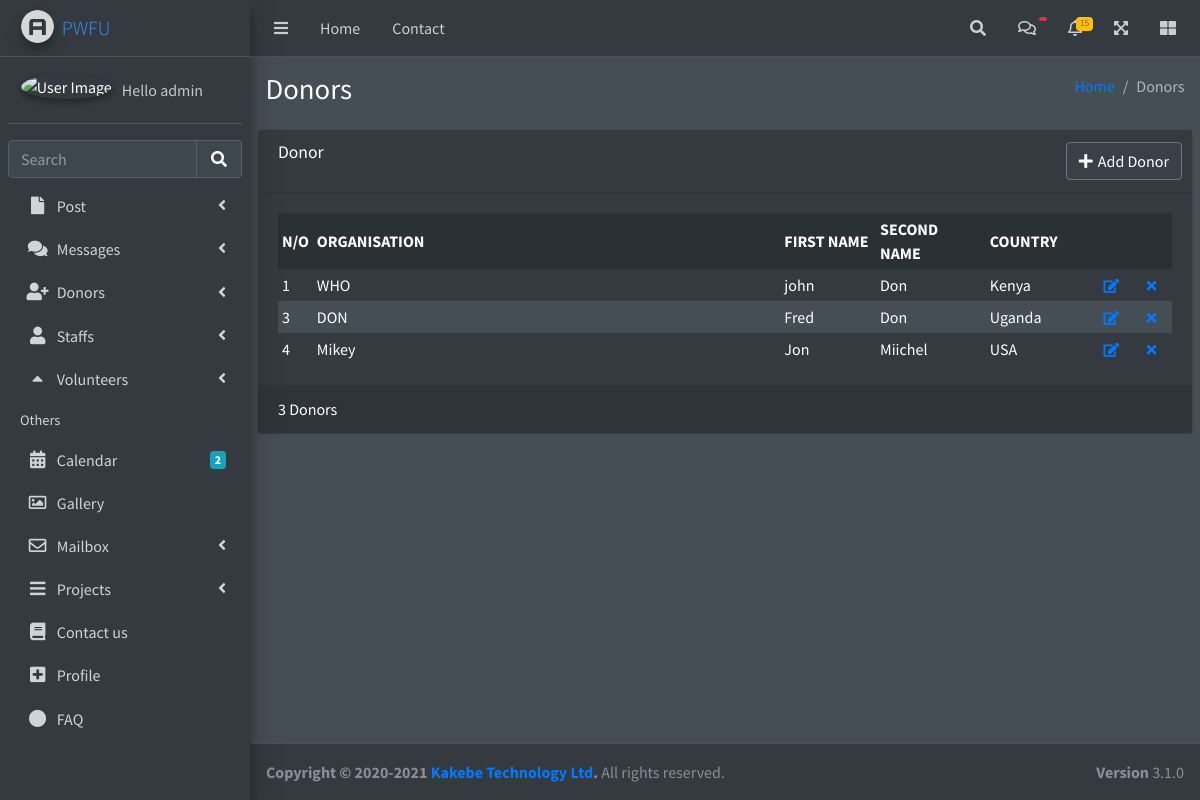
Page /search (signed in) on the committed database.
### purewish/models.py (models this page shows, shortened)
class Donor(models.Model):
    username = models.CharField(max_length=100)
    first_name = models.CharField(max_length=100, blank=True)
    second_name = models.CharField(max_length=100, blank=True)
    email = models.EmailField()
    organisation = models.CharField(max_length=100, blank=True)
    country = models.CharField(max_length=20)
    phone = models.IntegerField()
    image = models.ImageField(default='default.png', upload_to='profile/')
    updated = models.DateTimeField(auto_now=True)
    created = models.DateTimeField(auto_now_add=True)

### purewish/views.py (the view, shortened to what this page needs)
# urls.py: path('search', views.view_donor, name='search-home'),
@login_required(login_url='login')
def view_donor(request):
    page = 'donor_page'
    if request.GET.get('q') != None:
        q = request.GET.get('q')
        donor = Donor.objects.filter(
            Q(username__icontains=q) |
            Q(organisation__icontains=q) |
            Q(country__icontains=q)
        )
    else:
        q = ''
        donor = Donor.objects.filter(
            Q(username__icontains=q) |
            Q(organisation__icontains=q) |
            Q(country__icontains=q)
        )
    donor_count = donor.count()
    form = DonorForm(request.POST)
    context = {'donor': donor, 'donor_count': donor_count,
               'form': form, 'page': page}
    return render(request, 'purewish/view_donors.html', context)

### purewish/forms.py
class DonorForm(forms.ModelForm):
    class Meta:
        model = Donor
        fields = ['username', 'first_name', 'second_name',
                  'email', 'organisation', 'country', 'phone', 'image']

### purewish/templates/purewish/view_donors.html (shortened to what this page needs)
{% extends 'base.html' %}
{% load widget_tweaks %}
{% block content %}
  <div class="content-wrapper">
    <section class="content-header">
      <div class="container-fluid">
        <div class="row mb-2">
          <div class="col-sm-6">
            <h1>Donors</h1>
          </div>
          <div class="col-sm-6">
            <ol class="breadcrumb float-sm-right">
              <li class="breadcrumb-item"><a href="{% url 'home' %}">Home</a></li>
              <li class="breadcrumb-item active">Donors</li>
            </ol>
          </div>
        </div>
      </div>
    </section>
    <section class="content">
      <div >
      <div class="card">
        <div class="card-header">
          <h3 class="card-title">Donor</h3>
          <div class="card-tools">
            <div class="text-center">
              <a href="" class="btn btn-default" data-toggle="modal" data-target="#modalRegisterForm"><i class="nav-icon fas fa-plus" style="margin-right: 5px;"></i>Add Donor</a>
            </div>
          </div>
        </div>
        <div class="card-body">
          <table cellpadding="4" cellspacing="10">
            <thead>
              <tr class="head">
                <th class="borderd" bgcolor="#2b3035" width="20" scope="col">N/O</th>
                <th class="borderr" bgcolor="#2b3035" width="2000" scope="col">ORGANISATION</th>
                <th width="300" bgcolor="#2b3035" scope="col">FIRST NAME</th>
                <th width="300" bgcolor="#2b3035" scope="col">SECOND NAME</th>
                <th width="300" bgcolor="#2b3035" colspan="4" scope="col">COUNTRY</th>
              </tr>
            </thead>
            <tbody>
              {% for d in donor %}
              <tr cellspacing="10">
                <td width="20" scope="col">
                  <div>
                    <a style="color: white;" href="{% url 'update-donor' d.id %}" title="">{{d.id}}</a>
                  </div>
                </td>
                <td width="2000" scope="col">
                  <a style="color: white;" href="{% url 'update-donor' d.id %}" title="">
                    <div class="backgrodx">
                      {{d.organisation}}
                    </div>
                  </a>
                <td width="300" scope="col">
                  <a style="color: white;" href="{% url 'update-donor' d.id %}" title="">
                    <div class="backgrodx">
                      {{d.first_name}}
                    </div>
                  </a>
                </td>
                <td width="300" scope="col">
                  <a style="color: white;" href="{% url 'update-donor' d.id %}" title="">
                    <div class="backgrodx">
                      {{d.second_name}}
                    </div>
                  </a>
                </td>
                <td width="300" scope="col">
                  <a style="color: white;" href="{% url 'update-donor' d.id %}" title="">
                    <div class="backgrodx">
                      {{d.country}}
                    </div>
                  </a>
                </td>
                <td width="50">
                  <div class="backgrody">
                    <button type="button" class="btn btn-tool" title="Remove">
                      <a class="cross" href="{% url 'update-donor' d.id %}" title=""><i class="fas fa-edit"></i></a>
                    </button>
                  </div>
                </td>
                <td width="50">
                  <div class="backgrods">
                    <button type="button" class="btn btn-tool" title="Remove">
                      <a class="cross" href="{% url 'delete-donor' d.id %}" title=""><i class="fas fa-times"></i></a>
                    </button>
                  </div>
                </td>
              </tr>
              {% endfor %}
            </tbody>
          </table>
        </div>
        <div class="card-footer">
          {{donor_count}} Donors
        </div>
      </div>
    </section>
  </div>
{% endblock content %}

### templates/base.html (shortened to what this page needs)
{% load static %}
{% load widget_tweaks %}
{% load postman_tags %}
<!DOCTYPE html>
<html>
<head>
	<link rel="stylesheet" href="{% static 'css/all.min.css' %}">
	<link rel="stylesheet" href="{% static 'css/OverlayScrollbars.min.css' %}">
	<link rel="stylesheet" href="{% static 'css/icheck-bootstrap.min.css' %}">
	<link rel="stylesheet" href="{% static 'css/ekko-lightbox.css' %}">
	<link rel="stylesheet" href="{% static 'css/adminlte.css' %}">
	<link rel="stylesheet" href="{% static 'css/main.css' %}">
	<link rel="stylesheet" href="{% static 'css/post.css' %}">
	<link rel="stylesheet" href="{% static 'css/jquery-ui.css' %}">
</head>
<body class="hold-transition dark-mode sidebar-mini layout-fixed layout-navbar-fixed layout-footer-fixed">
	<div class="wrapper">
		<nav class="main-header navbar navbar-expand navbar-dark">
		    <ul class="navbar-nav">
		      <li class="nav-item">
		        <a class="nav-link" data-widget="pushmenu" href="#" role="button"><i class="fas fa-bars"></i></a>
		      </li>
		      <li class="nav-item d-none d-sm-inline-block">
		        <a href="{% url 'home' %}" class="nav-link">Home</a>
		      </li>
		      <li class="nav-item d-none d-sm-inline-block">
		        <a href="#" class="nav-link">Contact</a>
		      </li>
		    </ul>
		    <ul class="navbar-nav ml-auto">
			    <li class="nav-item">
			        <a class="nav-link" data-widget="navbar-search" href="#" role="button">
			          <i class="fas fa-search"></i>
			        </a>
			    </li>
		      <li class="nav-item dropdown">
		        <a class="nav-link" data-toggle="dropdown" href="#">
		          <i class="far fa-comments"></i>
		          {% postman_unread as unread_count %}
		          {% if unread_count != 0 %}
		          <span class="badge badge-danger navbar-badge">
		          </span>
		          {% endif %}
		        </a>
		      </li>
		      <li class="nav-item dropdown">
		        <a class="nav-link" data-toggle="dropdown" href="#">
		          <i class="far fa-bell"></i>
		          <span class="badge badge-warning navbar-badge">15</span>
		        </a>
		          {% postman_unread as unread_count %}
		      </li>
		      <li class="nav-item">
		        <a class="nav-link" data-widget="fullscreen" href="#" role="button">
		          <i class="fas fa-expand-arrows-alt"></i>
		        </a>
		      </li>
		      <li class="nav-item">
		        <a class="nav-link" data-widget="control-sidebar" data-slide="true" href="#" role="button">
		          <i class="fas fa-th-large"></i>
		        </a>
		      </li>
		    </ul>
		</nav>
		<aside class="main-sidebar sidebar-dark-primary elevation-4 ext-bottom">
		    <a href="index.html" class="brand-link">
		      <img src="{% static 'images/AdminLTELogo.png' %}" alt="AdminLTE Logo" class="brand-image img-circle elevation-3" style="opacity: .8">
		      <span class="brand-text font-weight-light">PWFU</span>
		    </a>
		    <div class="sidebar">
		      {% if request.user.is_authenticated %}
		      <div class="user-panel mt-3 pb-3 mb-3 d-flex">
		        <div class="image">
		          <img src="{{user.profile.image.url}}" class="img-circle elevation-2" alt="User Image">
		        </div>
		        <div class="info">
		          <a href="logout.html" class="d-block">
		          Hello {{user}}
		          </a>
		        </div>
		      </div>
		      {% else %}
		       <div class="user-panel mt-3 pb-3 mb-3 d-flex">
		        <div class="image">
		          <img src="{% static 'images/avatar-svg.png' %}" class="img-circle elevation-2" alt="User Image">
		        </div>
		      </div>
		      {% endif %}
		      <div class="form-inline">
		      	{% if page == 'stuff_page' %}
		      	<form class="form-inline" method="GET" action="">
			        <div class="input-group">
			          <input class="form-control form-control-sidebar" name="q" type="search" placeholder="Search" aria-label="Search">
			          <div class="input-group-append">
			            <button class="btn btn-sidebar" type="submit">
			              <i class="fas fa-search fa-fw"></i>
			            </button>
			          </div>
			        </div>
		        </form>
		        {% elif page == 'donor_page' %}
		        <form class="form-inline" method="GET" action="">
			        <div class="input-group">
			          <input class="form-control form-control-sidebar" name="q" type="search" placeholder="Search" aria-label="Search">
			          <div class="input-group-append">
			            <button class="btn btn-sidebar" type="submit">
			              <i class="fas fa-search fa-fw"></i>
			            </button>
			          </div>
			        </div>
		        </form>
		        {% endif %}
		      </div>
		      <nav class="mt-2">
		        <ul class="nav nav-pills nav-sidebar flex-column" data-widget="treeview" role="menu" data-accordion="false">
		          <li class="nav-item">
		            <a href="#" class="nav-link">
		              <i class="nav-icon fas fa-file"></i>
		              <p>
		                Post
		                <i class="right fas fa-angle-left"></i>
		              </p>
		            </a>
		          </li>
		          <li class="nav-item">
		            <a href="#" class="nav-link">
		              <i class="nav-icon fas fa-comments"></i>
		              <p>
		                Messages
		                <i class="fas fa-angle-left right"></i>
		              </p>
		            </a>
		          </li>
		          <li class="nav-item">
		            <a href="#" class="nav-link">
		              <i class="nav-icon fas fa-user-plus"></i>
		              <p>
		                Donors
		                <i class="fas fa-angle-left right"></i>
		              </p>
		            </a>
		          </li>
		          <li class="nav-item">
		            <a href="#" class="nav-link">
		              <i class="nav-icon fas fa-user"></i>
		              <p>
		                Staffs
		                <i class="fas fa-angle-left right"></i>
		              </p>
		            </a>
		          </li>
		          <li class="nav-item">
		            <a href="#" class="nav-link">
		              <i class="nav-icon fas fa-caret-up"></i>
		              <p>
		                Volunteers
		                <i class="fas fa-angle-left right"></i>
		              </p>
		            </a>
		          </li>
		          <li class="nav-header">Others</li>
		          <li class="nav-item">
		            <a href="{% url 'calendar' %}" class="nav-link">
		              <i class="nav-icon fas fa-calendar-alt"></i>
		              <p>
		                Calendar
		                <span class="badge badge-info right">2</span>
		              </p>
		            </a>
		          </li>
		          <li class="nav-item">
		            <a href="{% url 'gallery' %}" class="nav-link">
		              <i class="nav-icon far fa-image"></i>
		              <p>
		                Gallery
		              </p>
		            </a>
		          </li>
		          <li class="nav-item">
		            <a href="#" class="nav-link">
		              <i class="nav-icon far fa-envelope"></i>
		              <p>
		                Mailbox
		                <i class="fas fa-angle-left right"></i>
		              </p>
		            </a>
		          </li>
		          <li class="nav-item">
		            <a href="#" class="nav-link">
		              <i class="nav-icon fas fa-bars"></i>
		              <p>
		                Projects
		                <i class="fas fa-angle-left right"></i>
		              </p>
		            </a>
		          </li>
		              <li class="nav-item">
		                <a href="pages/examples/contact-us.html" class="nav-link">
		                  <i class="nav-icon fas fa-book"></i>
		                  <p>Contact us</p>
		                </a>
		              </li>
		              <li class="nav-item">
		                <a href="{% url 'profile' %}" class="nav-link">
		                  <i class="nav-icon fas fa-plus-square"></i>
		                  <p>Profile</p>
		                </a>
		              </li>
		              <li class="nav-item">
		                <a href="pages/examples/faq.html" class="nav-link">
		                  <i class="nav-icon fas fa-circle"></i>
		                  <p>FAQ</p>
		                </a>
		              </li>
		        </ul>
		      </nav>
		    </div>
		</aside>
		{% block content %}{% endblock content %}
		<footer class="main-footer">
			<strong>Copyright &copy; 2020-2021 <a href="https://service@kakebe.com">Kakebe Technology Ltd</a>.</strong>
		All rights reserved.
			<div class="float-right d-none d-sm-inline-block">
			  <b>Version</b> 3.1.0
			</div>
		</footer>
	</div>
</body>
</html>

### purewish/static/css/main.css (style rules this page uses)
:root { --fc-daygrid-event-dot-width: 8px; }
:root { --fc-list-event-dot-width: 10px; --fc-list-event-hover-bg-color: #f5f5f5; }

### templates/base.html (style rules this page uses)
.ext-bottom { padding-bottom: 140px; }

### purewish/templates/purewish/view_donors.html (style rules this page uses)
tr:nth-child(even) { background-color: #454d55; }

### rows in the picture
Donor: id "1", organisation "WHO", first_name "john", second_name "Don", country "Kenya"
Donor: id "3", organisation "DON", first_name "Fred", second_name "Don", country "Uganda"
Donor: id "4", organisation "Mikey", first_name "Jon", second_name "Miichel", country "USA"

### other values in the picture
{{ user }} "admin"
{{ donor_count }} "3"
